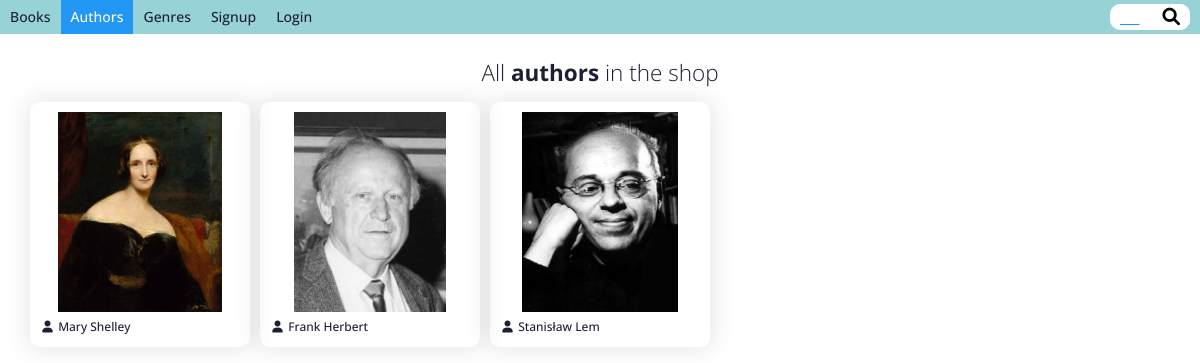
Screenshot of /app/authors/ with the database file from the repository.
### app/models.py (models this page shows)
class Author(models.Model):
  first_name = models.CharField(max_length=100)
  last_name = models.CharField(max_length=100)
  date_of_birth = models.DateField()
  date_of_death = models.DateField(null=True)
  biography = models.TextField(max_length=1000, help_text='Enter a brief biography of the author')
  portrait = models.ImageField(upload_to='portraits/', default='defaultPortrait.jpg')
  def __str__(self):
    return f'{self.first_name} {self.last_name}'
  def get_absolute_url(self):
    return reverse('author-detail', args=[str(self.id)])

### app/views.py (the view)
# urls.py: path('authors/', views.AuthorListView.as_view(), name='authors'),
class AuthorListView(generic.ListView):
  model = Author
  paginate_by = 9

### app/templates/app/author_list.html (shortened to what this page needs)
{% extends "base.html" %}
  {% block content %}
  <p class="title">All <b>authors</b> in the shop</p>
    <div class="list-container">
      {% if author_list %}
        {% for author in author_list %}
          <a href="{{ author.get_absolute_url }}" class="no-decoration">
            <div class="list-item-container">
              <img src="{{ author.portrait.url }}" alt="author portrait" class="center-img">
              <p>
                <span class="inline-icon"><i class="fa-solid fa-user"></i></span>
                {{ author }}
              </p>
            </div>
          </a>
        {% endfor %}
      {% else %}
        <p>There are no author registered in the shop.</p>
      {% endif %}
    </div>
  {% endblock %}

### app/static/app/css/styles.css (style rules this page uses)
* { box-sizing: border-box; border: none; margin: 0; padding: 0; }
:root { --white: #ffffff; --text: #1c1f35; --nav-bar: #97d3d6; --nav-active: #2196F3; --nav-hover: #ffffff; --search-bar-radius: 1rem; --lr-edges-padding: 1rem; --tb-edges-padding: 0.5rem; --nav-fs: 1.4rem; --list-fs: 1.2rem; }
html { font-size: 10px; }
body { font-size: clamp(1.4rem, 1.2rem + 0.25vw, 1.8rem); font-family: 'Open Sans', sans-serif; line-height: 1.7; color: var(--text); }
.center-img { display: block; margin-left: auto; margin-right: auto; }
.no-decoration { text-decoration: none; color: var(--text); }
.inline-icon { display: inline-grid; justify-content: center; width: 15px; }
.title { text-align: center; font-weight: 100; font-size: 1.5em; }
.list-container { display: grid; grid-template-columns: repeat(auto-fill, minmax(200px, 1fr)); margin: var(--lr-edges-padding); gap: 1rem; }
.list-item-container { display: grid; grid-template-columns: 1fr; grid-template-rows: min-content; box-shadow: 0px 0px 25px 2.5px rgba(0,0,0,0.1); padding: var(--lr-edges-padding); border-radius: 1rem; font-size: var(--list-fs); font-weight: 500; }
.list-item-container img { height: 200px; margin-bottom: 0.5rem; }

### rows the page displays
Author: portrait (picture), first_name+last_name "Mary Shelley"
Author: portrait (picture), first_name+last_name "Frank Herbert"
Author: portrait (picture), first_name+last_name "Stanisław Lem"
